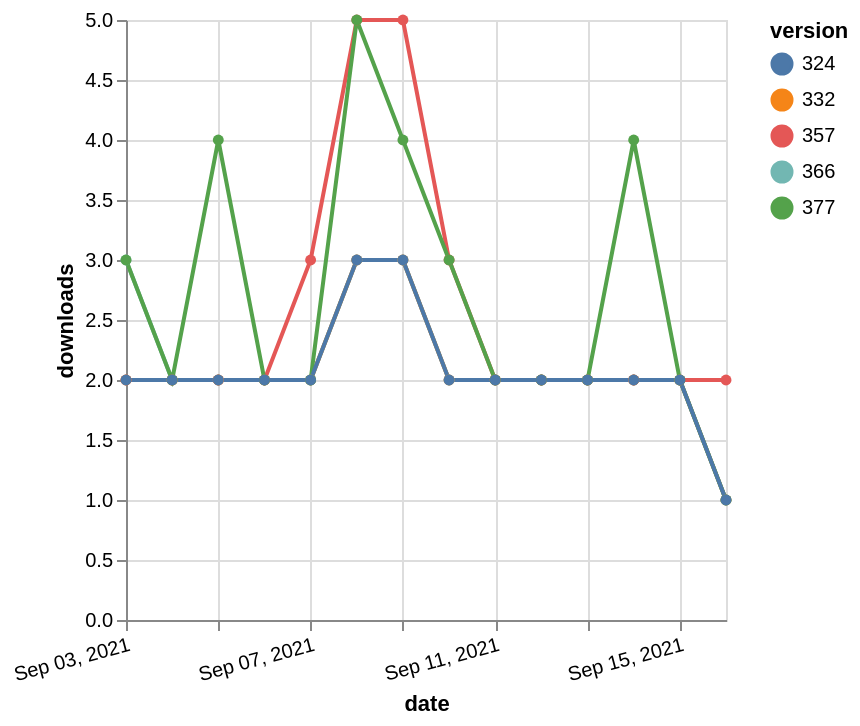

Source (Vega-Lite JSON):
### Vega-Lite specification from a JSON file in a GitHub repository (floating-point values rounded to 4 significant figures)
{"$schema": "https://vega.github.io/schema/vega-lite/v5.json", "description": "A simple bar chart with embedded data.", "data": {"values": [{"date": "2021-09-03", "total": 2316, "delta": 3, "version": "366"}, {"date": "2021-09-04", "total": 2318, "delta": 2, "version": "366"}, {"date": "2021-09-05", "total": 2320, "delta": 2, "version": "366"}, {"date": "2021-09-06", "total": 2322, "delta": 2, "version": "366"}, {"date": "2021-09-07", "total": 2324, "delta": 2, "version": "366"}, {"date": "2021-09-08", "total": 2327, "delta": 3, "version": "366"}, {"date": "2021-09-09", "total": 2330, "delta": 3, "version": "366"}, {"date": "2021-09-10", "total": 2332, "delta": 2, "version": "366"}, {"date": "2021-09-11", "total": 2334, "delta": 2, "version": "366"}, {"date": "2021-09-12", "total": 2336, "delta": 2, "version": "366"}, {"date": "2021-09-13", "total": 2338, "delta": 2, "version": "366"}, {"date": "2021-09-14", "total": 2340, "delta": 2, "version": "366"}, {"date": "2021-09-15", "total": 2342, "delta": 2, "version": "366"}, {"date": "2021-09-16", "total": 2343, "delta": 1, "version": "366"}, {"date": "2021-09-03", "total": 2944, "delta": 2, "version": "357"}, {"date": "2021-09-04", "total": 2946, "delta": 2, "version": "357"}, {"date": "2021-09-05", "total": 2948, "delta": 2, "version": "357"}, {"date": "2021-09-06", "total": 2950, "delta": 2, "version": "357"}, {"date": "2021-09-07", "total": 2953, "delta": 3, "version": "357"}, {"date": "2021-09-08", "total": 2958, "delta": 5, "version": "357"}, {"date": "2021-09-09", "total": 2963, "delta": 5, "version": "357"}, {"date": "2021-09-10", "total": 2966, "delta": 3, "version": "357"}, {"date": "2021-09-11", "total": 2968, "delta": 2, "version": "357"}, {"date": "2021-09-12", "total": 2970, "delta": 2, "version": "357"}, {"date": "2021-09-13", "total": 2972, "delta": 2, "version": "357"}, {"date": "2021-09-14", "total": 2974, "delta": 2, "version": "357"}, {"date": "2021-09-15", "total": 2976, "delta": 2, "version": "357"}, {"date": "2021-09-16", "total": 2978, "delta": 2, "version": "357"}, {"date": "2021-09-03", "total": 2748, "delta": 2, "version": "332"}, {"date": "2021-09-04", "total": 2750, "delta": 2, "version": "332"}, {"date": "2021-09-05", "total": 2752, "delta": 2, "version": "332"}, {"date": "2021-09-06", "total": 2754, "delta": 2, "version": "332"}, {"date": "2021-09-07", "total": 2756, "delta": 2, "version": "332"}, {"date": "2021-09-08", "total": 2759, "delta": 3, "version": "332"}, {"date": "2021-09-09", "total": 2762, "delta": 3, "version": "332"}, {"date": "2021-09-10", "total": 2764, "delta": 2, "version": "332"}, {"date": "2021-09-11", "total": 2766, "delta": 2, "version": "332"}, {"date": "2021-09-12", "total": 2768, "delta": 2, "version": "332"}, {"date": "2021-09-13", "total": 2770, "delta": 2, "version": "332"}, {"date": "2021-09-14", "total": 2772, "delta": 2, "version": "332"}, {"date": "2021-09-15", "total": 2774, "delta": 2, "version": "332"}, {"date": "2021-09-16", "total": 2775, "delta": 1, "version": "332"}, {"date": "2021-09-03", "total": 2294, "delta": 3, "version": "377"}, {"date": "2021-09-04", "total": 2296, "delta": 2, "version": "377"}, {"date": "2021-09-05", "total": 2300, "delta": 4, "version": "377"}, {"date": "2021-09-06", "total": 2302, "delta": 2, "version": "377"}, {"date": "2021-09-07", "total": 2304, "delta": 2, "version": "377"}, {"date": "2021-09-08", "total": 2309, "delta": 5, "version": "377"}, {"date": "2021-09-09", "total": 2313, "delta": 4, "version": "377"}, {"date": "2021-09-10", "total": 2316, "delta": 3, "version": "377"}, {"date": "2021-09-11", "total": 2318, "delta": 2, "version": "377"}, {"date": "2021-09-12", "total": 2320, "delta": 2, "version": "377"}, {"date": "2021-09-13", "total": 2322, "delta": 2, "version": "377"}, {"date": "2021-09-14", "total": 2326, "delta": 4, "version": "377"}, {"date": "2021-09-15", "total": 2328, "delta": 2, "version": "377"}, {"date": "2021-09-16", "total": 2329, "delta": 1, "version": "377"}, {"date": "2021-09-03", "total": 2529, "delta": 2, "version": "324"}, {"date": "2021-09-04", "total": 2531, "delta": 2, "version": "324"}, {"date": "2021-09-05", "total": 2533, "delta": 2, "version": "324"}, {"date": "2021-09-06", "total": 2535, "delta": 2, "version": "324"}, {"date": "2021-09-07", "total": 2537, "delta": 2, "version": "324"}, {"date": "2021-09-08", "total": 2540, "delta": 3, "version": "324"}, {"date": "2021-09-09", "total": 2543, "delta": 3, "version": "324"}, {"date": "2021-09-10", "total": 2545, "delta": 2, "version": "324"}, {"date": "2021-09-11", "total": 2547, "delta": 2, "version": "324"}, {"date": "2021-09-12", "total": 2549, "delta": 2, "version": "324"}, {"date": "2021-09-13", "total": 2551, "delta": 2, "version": "324"}, {"date": "2021-09-14", "total": 2553, "delta": 2, "version": "324"}, {"date": "2021-09-15", "total": 2555, "delta": 2, "version": "324"}, {"date": "2021-09-16", "total": 2556, "delta": 1, "version": "324"}]}, "width": "container", "mark": {"type": "line", "point": {"filled": true}}, "encoding": {"x": {"field": "date", "type": "temporal", "timeUnit": "yearmonthdate", "title": "date", "axis": {"labelAngle": -15}}, "y": {"field": "delta", "type": "quantitative", "title": "downloads"}, "color": {"field": "version", "type": "nominal"}, "tooltip": {"field": "delta"}}}
